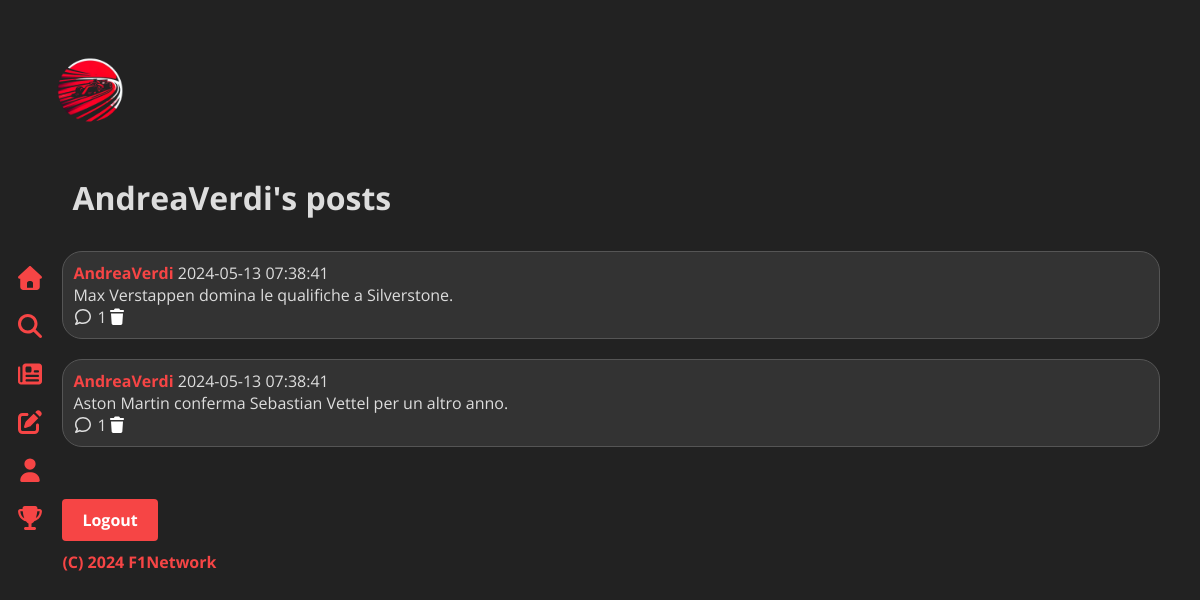
The page /user.php (signed in) on the database its author committed.
### tables this page shows
CREATE TABLE IF NOT EXISTS Users (
    id INT AUTO_INCREMENT PRIMARY KEY,
    email VARCHAR(100) NOT NULL UNIQUE,
    password VARCHAR(100) NOT NULL,
    username VARCHAR(50) NOT NULL UNIQUE,
    birth_date DATE NOT NULL,
    cell VARCHAR (20) NULL
);

CREATE TABLE IF NOT EXISTS Posts (
    id INT AUTO_INCREMENT PRIMARY KEY,
    pubblish_date TIMESTAMP DEFAULT CURRENT_TIMESTAMP,
    content VARCHAR(200) NOT NULL,
    image_url VARCHAR(100),
    user_id INT NOT NULL
);

### src/functions.php (the view, shortened to what this page needs)
<?php
function getComments($conn, $postId) {
    $sql = "SELECT Comments.*, Users.username
            FROM Comments
            INNER JOIN Users ON Comments.user_id = Users.id
            WHERE Comments.post_id = $postId
            ORDER BY Comments.pubblish_date DESC
            LIMIT 20";
    $result = mysqli_query($conn, $sql);
    $comments = '';
    if (mysqli_num_rows($result) > 0) {
        while ($row = mysqli_fetch_assoc($result)) {
            $comments .= '<div class="post-comment">';
            $comments .= '<div><b>' . $row['username'] . '</b> ' . $row['pubblish_date'] . '</div>';
            $comments .= '<div>' . $row['content'] . '</div>';
            $user_id = $row['user_id'];
            if ($user_id === $_SESSION["user_id"]) {
                $comment_id = $row['id'];
                $comments .= '<a class="icon" href="deleteComment.php?comment_id='. $comment_id .'"><i class="fas fa-trash"></i></a>';
            }
            $comments .= '</div>';
        }
    } else {
        $comments = 'No comments found.';
    }
    return $comments;
}
function getUserPosts($conn, $user_id) {
    $sql_posts = "SELECT Posts.*, Users.username
              FROM Posts
              INNER JOIN Users ON Posts.user_id = Users.id
              WHERE Users.id=$user_id
              ORDER BY Posts.pubblish_date DESC
              LIMIT 20";
    $result_posts = mysqli_query($conn, $sql_posts);
    if (mysqli_num_rows($result_posts) > 0) {
        while ($row_posts = mysqli_fetch_assoc($result_posts)) {
            $post_id = $row_posts['id'];
            $username = $row_posts['username'];
            $content = $row_posts['content'];
            $pubblish_date = $row_posts['pubblish_date'];
            $sql_comments_count = "SELECT COUNT(*) AS comment_count FROM Comments WHERE post_id = $post_id";
            $result_comments_count = mysqli_query($conn, $sql_comments_count);
            $row_comments_count = mysqli_fetch_assoc($result_comments_count);
            $comment_count = $row_comments_count['comment_count'];
            echo '<div class="post-card rounded">';
            echo '<div><a href="user.php?userid='.$user_id.'"><b>' . $username . '</b></a> ' . $pubblish_date . '</div>';
            echo '<div>' . $content . '</div>';
            echo '<div>';
            echo '<i class="fa-regular fa-comment" onclick="toggleComments(' . $post_id . ')"></i> ' . $comment_count;
            if ($user_id === $_SESSION["user_id"]) {
                echo '<a class="icon" href="deletePost.php?post_id='. $post_id .'"><i class="fas fa-trash"></i></a>';
            }
            echo '</div>';
            echo getComments($conn, $post_id);
            echo '</div>';
        }
    } else {
        echo 'Non ci sono post al momento';
    }
}
?>

### public/user.php (shortened to what this page needs)
<?php
require '../src/connect.php';
require '../src/header.php';
require '../src/functions.php';
if(isset($_GET['userid'])) {
    if(empty($_GET['userid'])) {
        $error_message = 'userid cant be null';
        header("Location: error.php?message=" . urlencode($error_message));
    }
    $userId = sanitize_input($_GET['userid']);
}else {
    if (isset($_SESSION['user_id'])) {
        $userId = $_SESSION['user_id'];
    }else{
        header("Location: login.php");
    exit();
    }
}
$query = "SELECT username FROM users WHERE id = $userId";
$result = mysqli_query($conn, $query);
if($result) {
    if(mysqli_num_rows($result) > 0) {
        $row = mysqli_fetch_assoc($result);
        $username = $row['username'];
        if (substr($username, -1) === 's') {
            echo "<h1>$username' posts</h1>";
        } else {
            echo "<h1>$username's posts</h1>";
        }
    } else {
        echo "<h1>User's posts</h1>";
    }
} else {
    header("Location: error.php?message=" . urlencode("Query error"));
    exit();}
getUserPosts($conn, $userId);
echo '<br><a class="button" href="logout.php">Logout</a>';
require '../src/footer.php';
?>

### public/css/style.css (style rules this page uses)
body { font-family: 'Open Sans', sans-serif; background-color: #222; color: #ddd; margin: 20px; padding: 20px; display: block; cursor: url('../images/cursor.png'), auto; }
h1 { color: #ddd; background-color: #222; padding: 10px; }
a { color: #f64545; text-decoration: none; }
a.button { display: inline-block; padding: 10px 20px; margin: 10px 0; text-align: center; text-decoration: none; font-size: 16px; font-weight: bold; color: #fff; background-color: #f64545; border-radius: 4px; }
b { color: #f64545; }
.post-card { border: 1px solid #555; border-radius: 20px; padding: 10px; margin-bottom: 20px; background-color: #333; }
.icon { color: #fff; text-decoration: none; }

### rows shown on the page
users: username "AndreaVerdi"
posts: user.username "AndreaVerdi", pubblish_date "2024-05-13 07:38:41", content "Max Verstappen domina le qualifiche a Silverstone.", comment_count "1"
posts: user.username "AndreaVerdi", pubblish_date "2024-05-13 07:38:41", content "Aston Martin conferma Sebastian Vettel per un altro anno.", comment_count "1"
